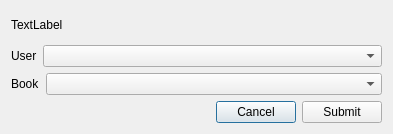
<?xml version="1.0" encoding="UTF-8"?>
<ui version="4.0">
 <class>borrowBookDialog</class>
 <widget class="QDialog" name="borrowBookDialog">
  <property name="geometry">
   <rect>
    <x>0</x>
    <y>0</y>
    <width>393</width>
    <height>134</height>
   </rect>
  </property>
  <layout class="QVBoxLayout" name="verticalLayout">
   <item>
    <widget class="QLabel" name="dialogInstructionLabel">
     <property name="text">
      <string>TextLabel</string>
     </property>
    </widget>
   </item>
   <item>
    <layout class="QHBoxLayout" name="horizontalLayout">
     <item>
      <widget class="QLabel" name="label">
       <property name="text">
        <string>User</string>
       </property>
      </widget>
     </item>
     <item>
      <widget class="QComboBox" name="userComboBox">
       <property name="sizePolicy">
        <sizepolicy hsizetype="Preferred" vsizetype="Fixed">
         <horstretch>4</horstretch>
         <verstretch>0</verstretch>
        </sizepolicy>
       </property>
      </widget>
     </item>
    </layout>
   </item>
   <item>
    <layout class="QHBoxLayout" name="horizontalLayout_2">
     <item>
      <widget class="QLabel" name="label_2">
       <property name="text">
        <string>Book</string>
       </property>
      </widget>
     </item>
     <item>
      <widget class="QComboBox" name="bookComboBox">
       <property name="sizePolicy">
        <sizepolicy hsizetype="Preferred" vsizetype="Fixed">
         <horstretch>5</horstretch>
         <verstretch>0</verstretch>
        </sizepolicy>
       </property>
      </widget>
     </item>
    </layout>
   </item>
   <item>
    <layout class="QHBoxLayout" name="horizontalLayout_3">
     <item>
      <spacer name="horizontalSpacer">
       <property name="orientation">
        <enum>Qt::Horizontal</enum>
       </property>
       <property name="sizeHint" stdset="0">
        <size>
         <width>188</width>
         <height>20</height>
        </size>
       </property>
      </spacer>
     </item>
     <item>
      <widget class="QPushButton" name="cancelButton">
       <property name="text">
        <string>Cancel</string>
       </property>
      </widget>
     </item>
     <item>
      <widget class="QPushButton" name="submitButton">
       <property name="text">
        <string>Submit</string>
       </property>
      </widget>
     </item>
    </layout>
   </item>
  </layout>
 </widget>
 <resources/>
 <connections/>
</ui>
